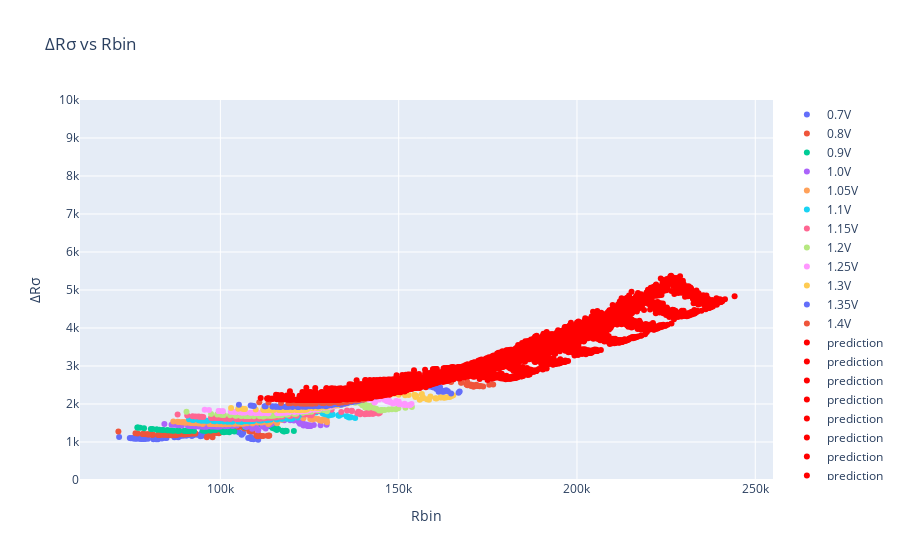

Notebook code cell kept with this figure:
### Code cell
fig = go.Figure()

for val1, col1 in zip(plot_df_val['v'].unique(), colours):
    data1 = plot_df_val.loc[plot_df_val['v']==val1]
    # fig.add_trace(go.Scatter(y = data1['y_val'],
    #                          x = data1['Rbin'],
    #                          marker=dict(color='red'),
    #                          mode='markers',
    #                          name=f'{val1}V'
    #                          ))
    fig.add_trace(go.Scatter(y = data1['y_val_pred'],
                             x = data1['Rbin'],
                             marker=dict(color=col1),
                             mode='markers',
                             name=f'{val1}V'
                             ))
for val, col in zip(plot_df['v'].unique(), colours):
    data = plot_df.loc[plot_df['v']==val]
    # fig.add_trace(go.Scatter(y = data['Y_test'],
    #                          x = data['Rbin'],
    #                          marker=dict(color=col),
    #                          mode='markers',
    #                          name=f'{val}V'
    #                          ))
    fig.add_trace(go.Scatter(y = data['y_test_pred'],
                             x = data['Rbin'],
                             marker=dict(color='red'),
                             mode='markers',
                             name='prediction'
                             ))
fig.update_layout(
    title="\u0394R\u03C3 vs Rbin",
    xaxis_title="Rbin",
    yaxis_title="\u0394R\u03C3",
    yaxis_range=[0,10000],
)
